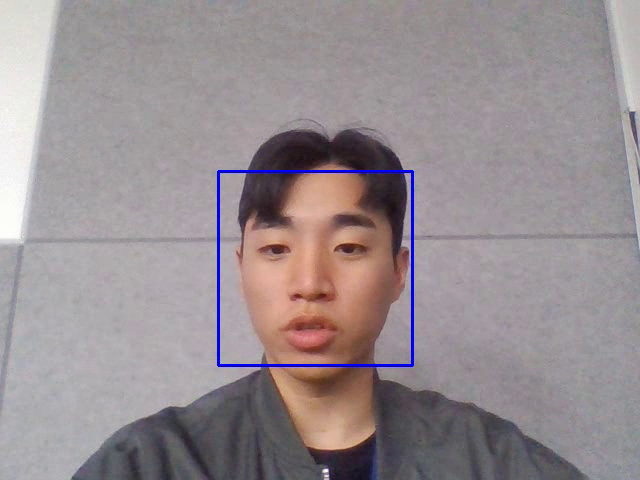
#> input picture frame 6 of didtpals/16_13-40-08.avi, 640 x 480 px, given in place of the camera
$ python video_record.py
#> lines starting #> are read from the running program, lines starting #| are printed output that depends on the picture; after the words box and inside, x2 and y2 are one past the last pixel; in counts of white or black regions, pixels touching at a corner belong together
import datetime
import cv2

capture = cv2.VideoCapture(0)
fourcc = cv2.VideoWriter_fourcc(*'XVID')
record = False

face_cascade = cv2.CascadeClassifier('haarcascade_frontalface_default.xml')

while True:

    ret, frame = capture.read()
#> frame is the input picture: shape (480, 640, 3); mean B, G, R 145.6, 141.9, 151.6
    img = cv2.flip(frame, 2) # x축 혹은 y축을 기준으로 이미지를 뒤집을 수 있고 둘 다 기준으로 이미지를 뒤집을 수 있음 2번째 인자 값에 따라 달라짐.
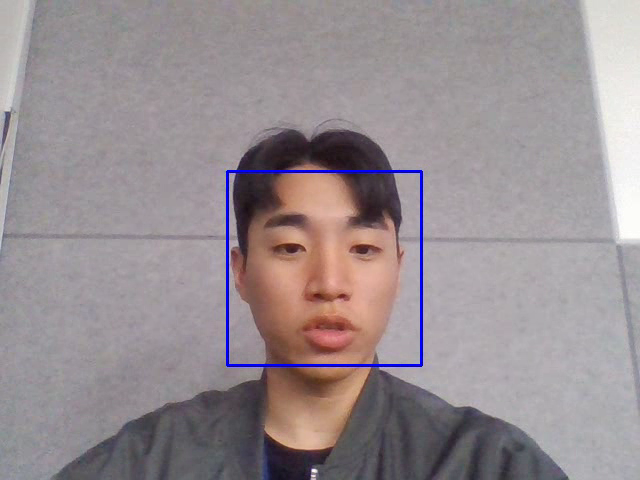
#> img: shape (480, 640, 3); mean B, G, R 145.6, 141.9, 151.6
    cv2.imshow("VideoFrame", img)

    faces = face_cascade.detectMultiScale(
        img,               # 개선된 이미지를 호출.
        scaleFactor=1.05,   # 이미지 스케일 설정
        minNeighbors=5,     # 얼굴 인식 정확성 설정.
        minSize=(150, 150)) # 객체를 탐지할수 있는 범위 사이즈 설정.'
#> faces = [[225, 166, 201, 201]]

    for (x, y, w, h) in faces: # 캠에 표시되는 얼굴을 인식해 직사각형을 그려줌.
        cv2.rectangle(img, (x, y), (x+w, y+h), (255, 0, 0), 2) # cv2.rectangle(이미지, start_point, end_point, 색상, 두께)
#> this loop made 1 pass
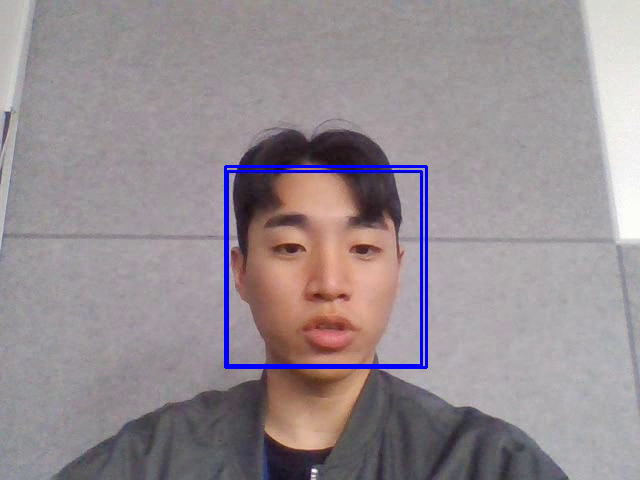
#> img: shape (480, 640, 3); 0.78% of pixels changed, all inside (x1, y1, x2, y2) = (224, 165, 428, 369)

    cv2.imshow('img', img)

    now = datetime.datetime.now().strftime("%d_%H-%M-%S")

    key = cv2.waitKeyEx(33)
#> (key Esc is pressed here)
#> key = 27

    if key != -1:
        key = chr(key)

        if key == "q":
            print("캡쳐")
            cv2.imwrite("./didtpals/" + str(now) + ".png", img)
        elif key == "r":
            print("녹화 시작")
            record = True
            video = cv2.VideoWriter("./didtpals/" + str(now) + ".avi", fourcc, 20.0, (img.shape[1], img.shape[0]))
        elif key == "e":
            print("녹화 중지")
            record = False
            video.release()
        elif key == "w":
            print("종료")
            break
    if record == True:
        print("녹화 중..")
        video.write(img)

capture.release()
cv2.destroyAllWindows()

$ run again, starting later in the video
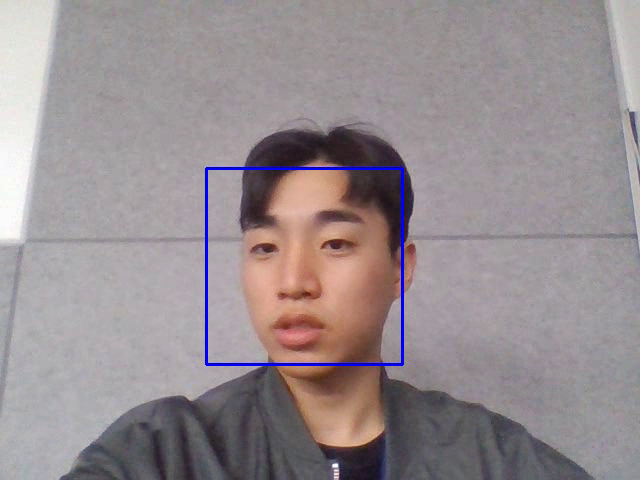
#> input picture frame 30 of didtpals/16_13-40-08.avi, 640 x 480 px, given in place of the camera
#> frame is the input picture: shape (480, 640, 3); mean B, G, R 144.9, 141.4, 151
#> `img = cv2.flip(frame, 2)`:
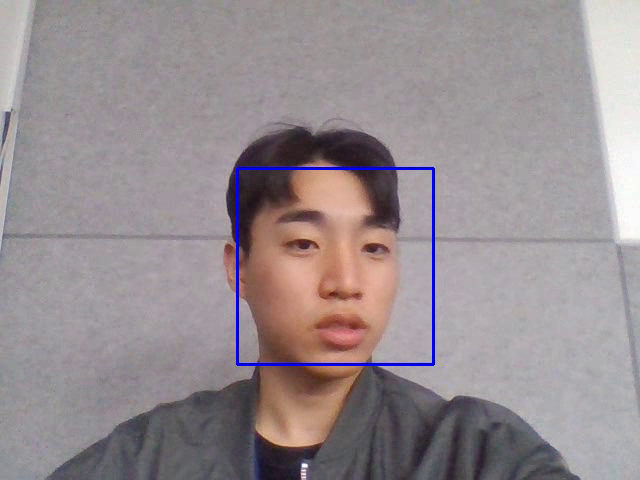
#> img: shape (480, 640, 3); mean B, G, R 144.9, 141.4, 151
#> faces = [[243, 171, 191, 191]]
#> the loop `for (x, y, w, h) in faces:` made 1 pass
#> after the loop `for (x, y, w, h) in faces:`:
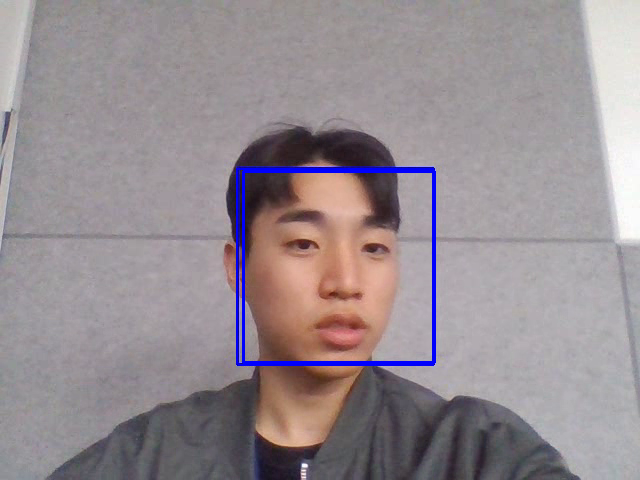
#> img: shape (480, 640, 3); 0.74% of pixels changed, all inside (x1, y1, x2, y2) = (242, 170, 436, 364)
#> key = 27

$ run again, starting later in the video
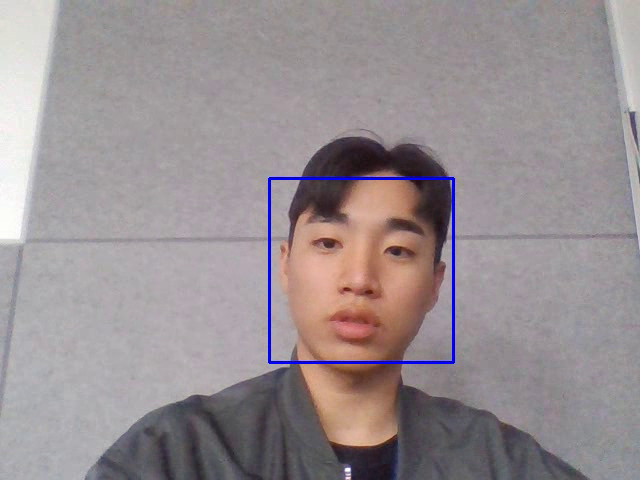
#> input picture frame 53 of didtpals/16_13-40-08.avi, 640 x 480 px, given in place of the camera
#> frame is the input picture: shape (480, 640, 3); mean B, G, R 146.5, 143.2, 152.3
#> `img = cv2.flip(frame, 2)`:
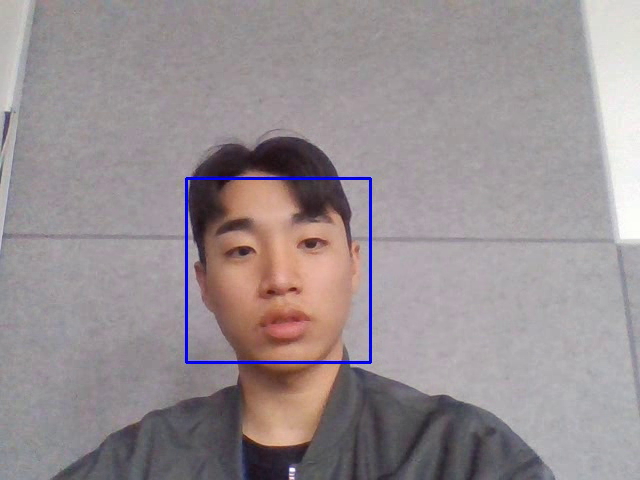
#> img: shape (480, 640, 3); mean B, G, R 146.5, 143.2, 152.3
#> faces = [[185, 176, 187, 187], [88, 65, 376, 376]]
#> the loop `for (x, y, w, h) in faces:` made 2 passes
#> after the loop `for (x, y, w, h) in faces:`:
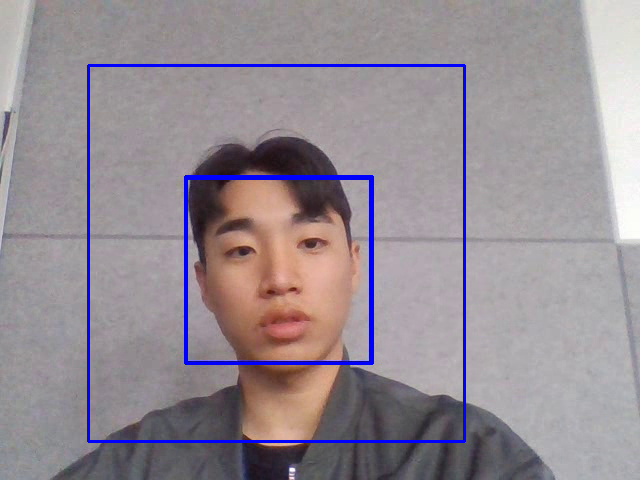
#> img: shape (480, 640, 3); 2.19% of pixels changed, all inside (x1, y1, x2, y2) = (87, 64, 466, 443)
#> key = 27
